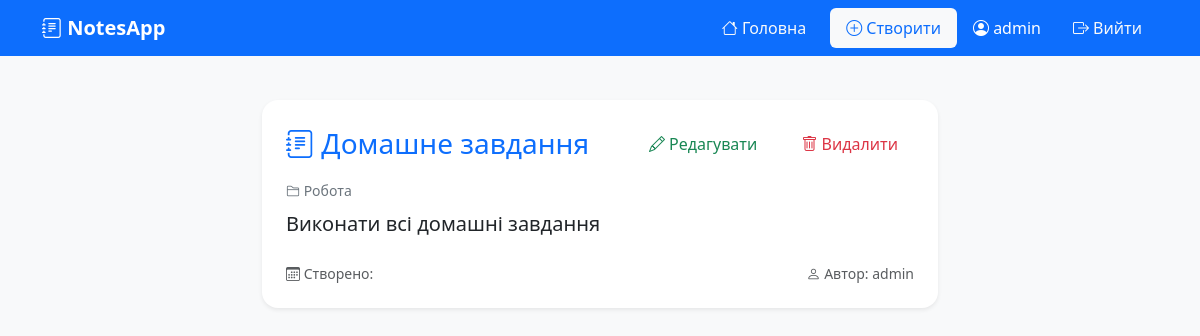
Screenshot of /note/2/ (signed in) with the database file from the repository.
### notes_app/models.py (models this page shows, shortened)
class Note(models.Model):
    title = models.CharField(max_length=200, verbose_name="Title")
    text = models.TextField(verbose_name="Note text")
    reminder = models.DateTimeField(null=True, blank=True, verbose_name="Reminder")
    category = models.ForeignKey(Category, on_delete=models.CASCADE, verbose_name="Category")
    user = models.ForeignKey(User, on_delete=models.CASCADE, verbose_name="Author")
    class Meta:
        verbose_name = "Note"
        verbose_name_plural = "Notes"

class Category(models.Model):
    title = models.CharField(max_length=100, verbose_name="Category name")
    class Meta:
        verbose_name = "Category"
        verbose_name_plural = "Categories"

### notes_app/views.py (the view)
# urls.py: path('note/<int:pk>/', views.NoteDetailView.as_view(), name='note_detail'),
class NoteDetailView(LoginRequiredMixin, DetailView):
    model = Note
    template_name = 'notes_app/detail.html'
    context_object_name = 'note'
    def get_object(self):
        obj = super().get_object()
        if self.request.user.is_superuser:
            return obj
        if obj.user != self.request.user:
            raise PermissionDenied
        return obj

### notes_app/templates/notes_app/detail.html (shortened to what this page needs)
{% extends 'notes_app/layout.html' %}
{% block body %}
<div class="container" style="max-width: 700px;">
  <div class="card shadow-sm border-0 rounded-4">
    <div class="card-body p-4">
      <div class="d-flex justify-content-between align-items-center mb-3">
        <h3 class="text-primary mb-0">
          <i class="bi bi-journal-text"></i> {{ note.title }}
        </h3>
        <div>
          <a href="{% url 'note_update' note.pk %}" class="btn btn-outline-success btn-sm me-2">
            <i class="bi bi-pencil"></i> Редагувати
          </a>
          <a href="{% url 'note_delete' note.pk %}" class="btn btn-outline-danger btn-sm">
            <i class="bi bi-trash"></i> Видалити
          </a>
        </div>
      </div>
      {% if note.category %}
        <p class="text-secondary small mb-2">
          <i class="bi bi-folder2"></i> {{ note.category.title }}
        </p>
      {% endif %}
      <p class="card-text fs-5 mb-4">{{ note.text|linebreaksbr }}</p>
      <div class="d-flex justify-content-between text-muted small">
        <span><i class="bi bi-calendar3"></i> Створено: {{ note.created_at|date:"Y-m-d H:i" }}</span>
        {% if note.user %}
          <span><i class="bi bi-person"></i> Автор: {{ note.user.username }}</span>
        {% endif %}
      </div>
    </div>
  </div>
</div>
{% endblock %}

### notes_app/templates/notes_app/layout.html (shortened to what this page needs)
{% load static %}
<!DOCTYPE html>
<html lang="uk">
<head>
    <link href="https://cdn.jsdelivr.net/npm/bootstrap@5.3.3/dist/css/bootstrap.min.css" rel="stylesheet">
    <link href="https://cdn.jsdelivr.net/npm/bootstrap-icons@1.11.3/font/bootstrap-icons.css" rel="stylesheet">
    <link rel="stylesheet" href="{% static 'notes_app/css/style.css' %}">
</head>
<body class="bg-light">
    <nav class="navbar navbar-expand-lg navbar-dark bg-primary mb-4">
      <div class="container">
        <a class="navbar-brand fw-bold" href="{% url 'index' %}">
          <i class="bi bi-journal-text"></i> NotesApp
        </a>
        <div class="d-flex align-items-center">
          <a href="{% url 'index' %}" class="btn btn-outline-light me-2">
            <i class="bi bi-house"></i> Головна
          </a>
          <a href="{% url 'create_note' %}" class="btn btn-light text-primary me-3">
            <i class="bi bi-plus-circle"></i> Створити
          </a>
          {% if user.is_authenticated %}
            <span class="text-white me-3">
              <i class="bi bi-person-circle"></i> {{ user.username }}
            </span>
            <form method="post" action="{% url 'logout' %}" style="display: inline;">
              <button type="submit" class="btn btn-outline-light">
                <i class="bi bi-box-arrow-right"></i> Вийти
              </button>
            </form>
          {% else %}
            <a href="{% url 'login' %}" class="btn btn-outline-light">
              <i class="bi bi-box-arrow-in-right"></i> Увійти
            </a>
          {% endif %}
        </div>
      </div>
    </nav>
    <main class="container">
        {% block body %}{% endblock %}
    </main>
</body>
</html>

### notes_app/static/notes_app/css/style.css (style rules this page uses)
body { font-family: system-ui, sans-serif; background-color: #f8f9fa; margin: 0; color: #333; }
main { padding: 20px; max-width: 900px; margin: 0 auto; }
.btn { display: inline-block; padding: 8px 16px; border-radius: 6px; text-decoration: none; font-weight: 500; cursor: pointer; transition: background-color 0.2s ease; border: none; font-size: 1rem; }

### rows the page displays
Note: title "Домашне завдання", category "Робота", text "Виконати всі домашні завдання", user.username "admin"

### other values shown
{{ user.username }} "admin"
